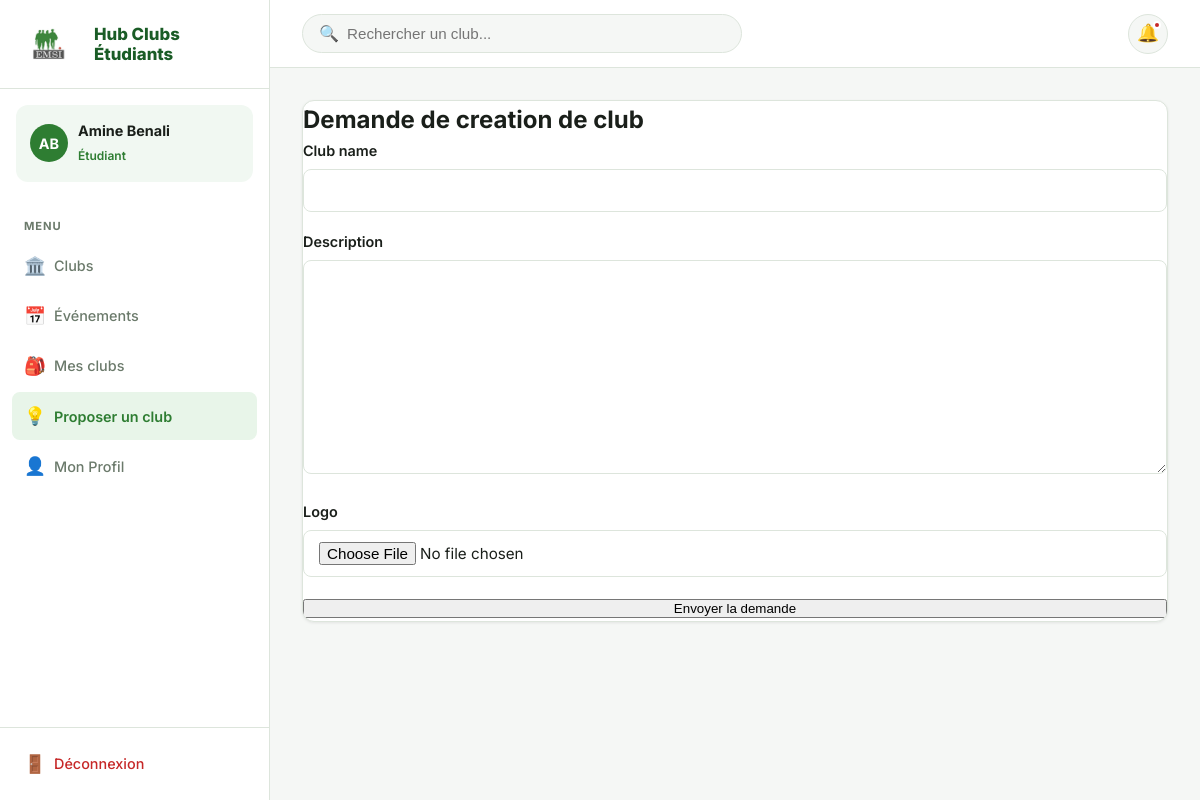
The page /clubs/request-create/ (signed in) on the database its author committed.
### clubs/models.py (models this page shows, shortened)
class User(AbstractUser):
    class Role(models.TextChoices):
        STUDENT = "student", "Etudiant"
        CLUB_MANAGER = "club_manager", "Responsable de club"
        ADMINISTRATION = "administration", "Administration"
    role = models.CharField(max_length=20, choices=Role.choices, default=Role.STUDENT)
    filiere = models.CharField(max_length=100, blank=True, null=True, verbose_name="Filière")

### clubs/views.py (the view)
# urls.py: path("clubs/request-create/", create_club_request, name="create_club_request"),
@login_required
def create_club_request(request):
    if request.user.role not in [User.Role.STUDENT, User.Role.CLUB_MANAGER]:
        messages.error(request, "Action non autorisee.")
        return redirect("dashboard")
    if request.method == "POST":
        form = ClubCreationRequestForm(request.POST, request.FILES)
        if form.is_valid():
            club_request = form.save(commit=False)
            club_request.student = request.user
            club_request.save()
            messages.success(request, "Demande de creation de club envoyee.")
            return redirect("dashboard")
    else:
        form = ClubCreationRequestForm()
    return render(request, "clubs/create_club_request.html", {"form": form})

### clubs/forms.py
class ClubCreationRequestForm(forms.ModelForm):
    class Meta:
        model = ClubCreationRequest
        fields = ["club_name", "description", "logo"]

### clubs/context_processors.py (called while the page is built, shortened)
def manager_pending_requests(request):
    if not request.user.is_authenticated or request.user.role != User.Role.CLUB_MANAGER:
        return {"manager_pending_requests_count": 0}

### templates/clubs/create_club_request.html (shortened to what this page needs)
{% extends "clubs/base.html" %}
{% block content %}
<section class="card narrow">
    <h2 style="color: var(--emsi-green-dark); margin-top: 0;">Demande de creation de club</h2>
    <form method="post" enctype="multipart/form-data">
        {% for field in form %}
            <div class="form-group">
                <label for="{{ field.id_for_label }}">{{ field.label }}</label>
                {{ field }}
            </div>
        {% endfor %}
        <div style="margin-top: 16px;">
            <button type="submit" style="width: 100%;">Envoyer la demande</button>
        </div>
    </form>
</section>
{% endblock %}

### templates/clubs/base.html (shortened to what this page needs)
{% load static %}
<!DOCTYPE html>
<html lang="fr">
<head>
  <link rel="stylesheet" href="{% static 'css/style.css' %}?v=11">
</head>
<body>
<div class="app-layout">
  <aside class="sidebar" id="sidebar">
    <div class="sidebar-brand">
      <img src="{% static 'img/emsi_logo.png' %}" alt="EMSI" style="height:48px; width:auto; object-fit:contain;">
      <div class="brand-name" style="margin-left:10px;">
        <strong style="font-size:1.05rem; font-weight:800; line-height:1.2; color:var(--green-dark);">Hub Clubs<br>Étudiants</strong>
      </div>
    </div>
    {% if user.is_authenticated %}
    <div class="sidebar-user">
      <div class="user-avatar">{{ user.first_name|first|upper }}{{ user.last_name|first|upper }}</div>
      <div class="user-info">
        <strong>{{ user.first_name }} {{ user.last_name }}</strong>
        <span>{% if user.role == 'administration' %}Administrateur{% elif user.role == 'club_manager' %}Responsable{% else %}Étudiant{% endif %}</span>
      </div>
    </div>
    <nav class="sidebar-nav">
      {% if user.role == 'administration' %}
        <div class="nav-section-title">Menu</div>
        <a href="{% url 'admin_dashboard' %}" class="nav-link {% if request.resolver_match.url_name == 'admin_dashboard' %}active{% endif %}">
          <span class="nav-icon">📊</span> Dashboard
        </a>
        <a href="{% url 'club_list' %}" class="nav-link {% if request.resolver_match.url_name == 'club_list' %}active{% endif %}">
          <span class="nav-icon">🏛️</span> Clubs
        </a>
        <a href="{% url 'admin_events' %}" class="nav-link {% if request.resolver_match.url_name == 'admin_events' %}active{% endif %}">
          <span class="nav-icon">📅</span> Événements
        </a>
      {% else %}
        <div class="nav-section-title">Menu</div>
        <a href="{% url 'club_list' %}" class="nav-link {% if request.resolver_match.url_name == 'club_list' %}active{% endif %}">
          <span class="nav-icon">🏛️</span> Clubs
        </a>
        <a href="{% url 'club_events' %}" class="nav-link {% if request.resolver_match.url_name == 'club_events' %}active{% endif %}">
          <span class="nav-icon">📅</span> Événements
        </a>
        <a href="{% url 'student_dashboard' %}" class="nav-link {% if request.resolver_match.url_name == 'student_dashboard' %}active{% endif %}">
          <span class="nav-icon">🎒</span> Mes clubs
        </a>
        <a href="{% url 'create_club_request' %}" class="nav-link {% if request.resolver_match.url_name == 'create_club_request' %}active{% endif %}">
          <span class="nav-icon">💡</span> Proposer un club
        </a>
        <a href="{% url 'profile' %}" class="nav-link {% if request.resolver_match.url_name == 'profile' %}active{% endif %}">
          <span class="nav-icon">👤</span> Mon Profil
        </a>
      {% endif %}
    </nav>
    {% endif %}
    <div class="sidebar-footer">
      {% if user.is_authenticated %}
        <a href="{% url 'logout' %}" class="nav-link logout">
          <span class="nav-icon">🚪</span> Déconnexion
        </a>
      {% endif %}
    </div>
  </aside>
  <div class="main-wrap">
    <header class="topbar">
      <form action="{% url 'club_list' %}" method="GET" class="topbar-search">
        <span class="icon">🔍</span>
        <input type="text" name="q" placeholder="Rechercher un club..." value="{{ request.GET.q|default:'' }}">
      </form>
      <div class="topbar-right">
        <button class="notif-btn" title="Notifications">🔔<span class="notif-dot"></span></button>
      </div>
    </header>
    <div class="content fade-in">
      {% block content %}{% endblock %}
    </div>
  </div>
</div>
</body>
</html>

### rows shown on the page
User: first_name|first "A", last_name|first "B", first_name "Amine", last_name "Benali"

### other values the page prints
{{ field.label }} "Club name" "Description" "Logo"
